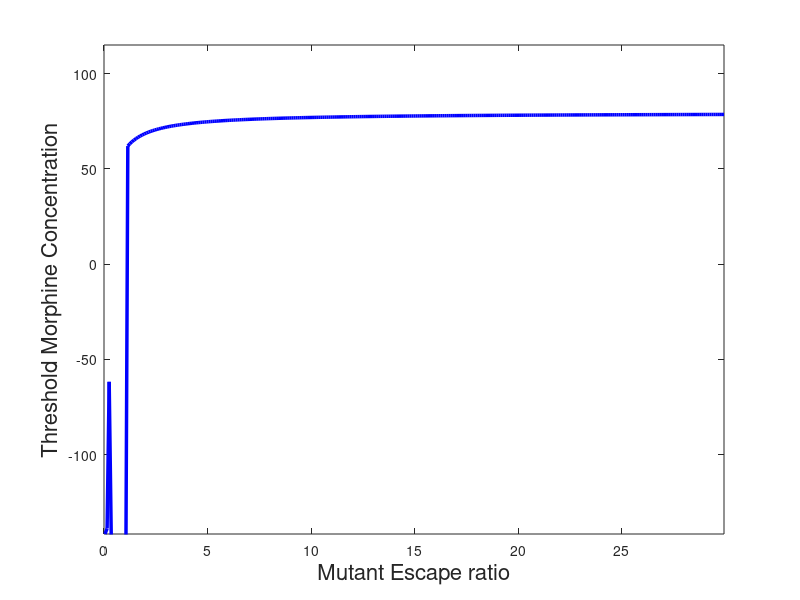

The MATLAB script that drew this image:
clear all

Bee = [0.05:0.1:30];
% Ef = 0.2;
B = zeros(length(Bee),1);
M = zeros(length(Bee),1);

%%%q and r params, we can just use morphine values
r = 0.52;
q = 1.23e-6;

%most of the paramters
lambda = 3690;%3690;
bl = 1e-9;
bh = 1e-7;
p = 2500; %2500
b = 0.05;%0.005 Vitaly: 0.01 to 0.4
% B = 20.5;%10.5;%50
dt = 0.01;
dv = 23;
di = 0.3;
dc = 0.63; %0.63
F = 0.2;

ep = 3e-5;
mu = 1;%4/24;
eta = 1;

alp = 6.7e-6;%6.7e-6
gamma = 1; %0.4;%0.4;
xi = 1;

omega = 50;

%%%steady state values
Tl = (lambda*(q+dt))/(dt*(q+r+dt));
Th = (lambda*r)/(dt*(q+r+dt));

wtop = -p*(Th*bh*(ep/(mu+eta*M)) + Tl*bl*(ep/(mu+eta*M)) - Th*bh - Tl*bl);
mtop = -p*(B*F*Th*bh + B*F*Tl*bl - B*Th*bh - B*Tl*bl + F*Th*bh +...
        F*Tl*bl - Th*bh - Tl*bl);

for i = 1:length(Bee)

    B = Bee(i);

    % C = ((omega*exp(-0.05*M))/dc);

    %%%basic reproduction equations
    fun = @(M) (-p*(Th*bh*(ep/(mu+eta*M)) + Tl*bl*(ep/(mu+eta*M)) - Th*bh - Tl*bl))/...
        ((((omega*exp(-0.05*M))/dc)*b + di)*dv) -...
        (-p*(B*F*Th*bh + B*F*Tl*bl - B*Th*bh - B*Tl*bl + F*Th*bh +...
        F*Tl*bl - Th*bh - Tl*bl))...
        /((B*di + ((omega*exp(-0.05*M))/dc)*b +di)*dv);
    
    options = optimset('Display','off');
    M(i) = fsolve(fun,100,options);
end

hold on
plot(Bee,M,'b','LineWidth',2.5);
xlabel('Mutant Escape ratio','FontSize',16)
ylabel('Threshold Morphine Concentration','FontSize',16)
axis([0 Bee(end) M(1) 115])
set(gca,'box','on')

% plot([0 0.5],[75.73 75.73],'b','LineWidth',2.5)